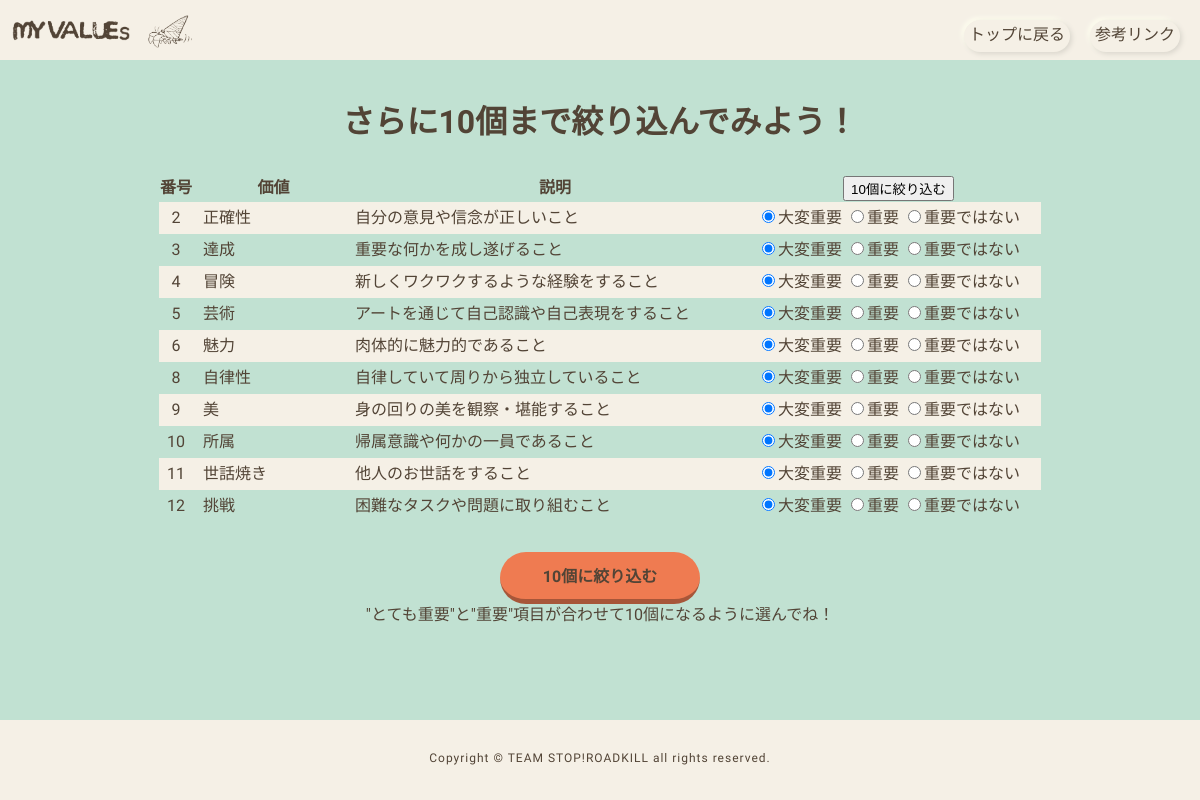
The page /page3 on the database its author committed.
### tables this page shows
CREATE TABLE "values100" (
	"id"	INTEGER,
	"value"	TEXT,
	"explanation"	TEXT,
	PRIMARY KEY("id")
);

### app.py (the view)
@app.route("/page3",methods=["GET"])
def page3_get():
    user_id=1
    conn=sqlite3.connect("myvalues.db")
    cur=conn.cursor()
    cur.execute("Select * From myselect Order by savedate desc Limit 1;")
    selected=cur.fetchone()
    c=conn.cursor()
    c.execute("Select id,value,explanation From values100;")
    value_list=[]
    i = 4
    for row in c.fetchall():
        if not selected[i]==0:
            value_list.append({"id":row[0],"task":row[1],"explanation":row[2],"emphasis":selected[i]})
        i=i+1
    c.close()
    cur.close()
    conn.close()
    return render_template("page3.html",value_list=value_list,)

### templates/page3.html
{% extends "base.html" %}
{% block content %}
<div class="container">
    <div class ="box-list">
        <p>
            <h1>さらに10個まで絞り込んでみよう！</h1>
        </p>
        <div class="first-list">
            <form action="/page3" id="list100form" method="post">
                <table>
                    <tr>
                        <th>番号</th><th>価値</th><th>説明</th><th><input type="submit" value="10個に絞り込む" class="select10"></th>
                    </tr>
                    {% for item in value_list %}
                    <tr class="value_container">
                        <td>{{item['id']}}</td>
                        <td class="titles">{{item['task']}}</td>
                        <td class="need">{{item['explanation']}}</td>
                        <td>
                            <label><input type="radio" name="r{{item['id']}}" value="2" {% if item['emphasis']==2 %} checked="checked"{% endif %}>大変重要</label>
                            <label><input type="radio" name="r{{item['id']}}" value="1" {% if item['emphasis']==1 %} checked="checked"{% endif %}>重要</label>
                            <label class="last"><input type="radio" name="r{{item['id']}}" value="0" {% if item['emphasis']==0 %} checked="checked"{% endif %}>重要ではない</label>
                        </td>
                    </tr>
                    {% endfor %}
                </table>
                <div class ="button-box">
                    <input type="submit" value="10個に絞り込む" class="reset button-shadow select10">
                </div>
                <p>"とても重要"と"重要"項目が合わせて10個になるように選んでね！</p>
            </form>
        </div>
    </div>
</div>
{% endblock %}

### static/css/style.css (style rules this page uses)
html { overflow-y: scroll; }
body, h1, h2, h3, h4, h5, p, ul, ol, li, dl, dt, dd { margin: 0px; padding: 0px; }
body { background: #fff; text-align: center; font-size: 16px; line-height: 1.4; min-width: 100%; -webkit-text-size-adjust: 100%; }
.reset { color: black; text-decoration: none; font-family: sans-serif; font-weight: normal; font-size: 16px; line-height: 1.5; letter-spacing: normal; border: none; background: transparent; margin: 0; padding: 0; outline: none; cursor: pointer; -webkit-tap-highlight-color: rgba(0,0,0,0); }
body { font-family: "Noto Sans Japanese", "ヒラギノ角ゴ Pro W3", "Hiragino Kaku Gothic Pro", "ヒラギノ角ゴ ProN W3", "Hiragino Kaku Gothic ProN", "游ゴシック", "YuGothic", "メイリオ", "Meiryo", "HGPｺﾞｼｯｸM", "Osaka", "ＭＳ Ｐゴシック", sans-serif, "Century Gothic", "Arial","M PLUS Rounded 1c"; background-color:#C1E1D2; }
.container { background-color:#C1E1D2; font-family: 'M PLUS Rounded 1c', sans-serif; color: #524436; padding-bottom:80px; height: 100%; }
.container h1 { font-family: 'M PLUS Rounded 1c', sans-serif; color: #524436; }
.box-list { padding-top: 100px; margin: 0 auto; }
.first-list { padding-bottom: 30px; }
.first-list table { border-collapse: collapse; margin-top: 30px; margin-left: auto; margin-right: auto; }
.first-list table td { background: #F5F0E6; }
.first-list table tr:nth-child(odd) td { background: #C1E1D2; }
.first-list table td { margin-right: 10px; }
.titles { font-weight: 500; height: 30px; width: 150px; text-align: left; padding-left: 10px; }
.need { text-align: left; width: 400px; }
.last { margin-right:20px; }
.button-box { margin-top: 30px; }
.button-shadow { font-family: 'M PLUS Rounded 1c', sans-serif; color:#524436; text-align: center; box-sizing: border-box; display: block; max-width: 200px; width: 100%; margin: 0 auto; background: #EF7B51; font-weight: bold; padding: 13px 10px 10px; border-radius: 30px; border-bottom: 5px solid rgba(0,0,0,0.3); }

### rows shown on the page
values100: id "2", task "正確性", explanation "自分の意見や信念が正しいこと"
values100: id "3", task "達成", explanation "重要な何かを成し遂げること"
values100: id "4", task "冒険", explanation "新しくワクワクするような経験をすること"
values100: id "5", task "芸術", explanation "アートを通じて自己認識や自己表現をすること"
values100: id "6", task "魅力", explanation "肉体的に魅力的であること"
values100: id "8", task "自律性", explanation "自律していて周りから独立していること"
values100: id "9", task "美", explanation "身の回りの美を観察・堪能すること"
values100: id "10", task "所属", explanation "帰属意識や何かの一員であること"
values100: id "11", task "世話焼き", explanation "他人のお世話をすること"
values100: id "12", task "挑戦", explanation "困難なタスクや問題に取り組むこと"
